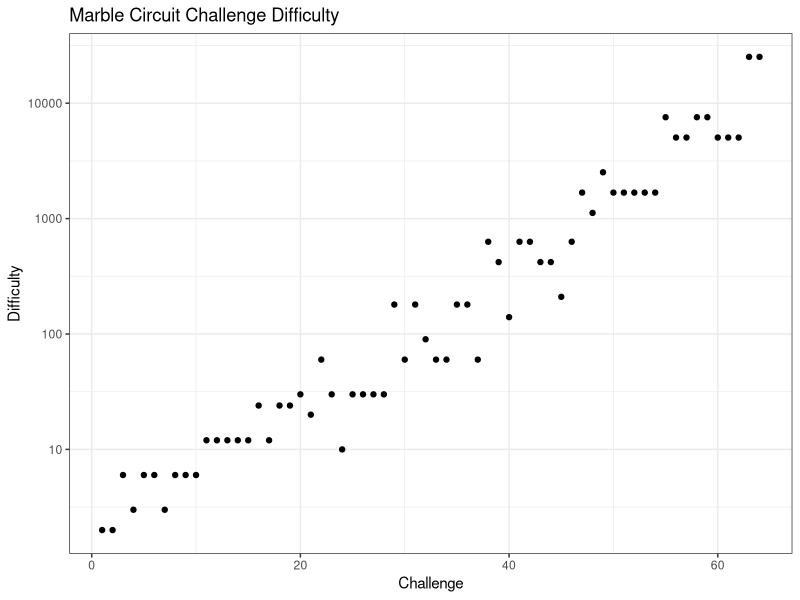

The R script that drew this image:
library("tidyverse")

# Manually make changes

d = read_csv("data/cards.csv",
             col_types = cols(
               title = col_character(),
               n1 = col_integer(),
               n2 = col_integer(),
               n3 = col_integer(),
               n4 = col_integer(),
               n5 = col_integer(),
               slot1 = col_character(),
               slot2 = col_character(),
               slot3 = col_character(),
               slot4 = col_character(),
               slot5 = col_character(),
               slot6 = col_character(),
               slot7 = col_character(),
               slot8 = col_character(),
               slot9 = col_character(),
               slot10 = col_character(),
               file = col_character()
             )) |>
  mutate(type = gsub("[^a-zA-Z]", "", title),
         number = gsub("[^0-9]", "", title),
         number = as.numeric(number)) |>
  arrange(type, number)

slots <- d |>
  select(type, number, starts_with("slot")) |>
  tidyr::pivot_longer(cols = starts_with("slot"), 
                      names_to = "slot",
                      values_to = "color") |>
  mutate(slot = as.numeric(gsub("slot", "", slot))) |>
  arrange(type, number, slot)

targets <- d |>
  select(type, number, n1:n5) |>
  tidyr::pivot_longer(cols = n1:n5, 
                      names_to = "target",
                      values_to = "count") |>
  mutate(target = as.numeric(gsub("n", "", target))) |>
  arrange(type, number, target)


# Have correct number of marbles in targets
targets |>
  group_by(type, number) |>
  summarize(count = sum(count),
            .groups = "drop") |>
  filter(count != 8)

# Have correct number of each color tile
# count colors
count_colors <- function(colors) {
  data.frame(n_blue = sum(colors == "blue"),
             n_pink = sum(colors == "pink"),
             n_yellow = sum(colors == "yellow"),
             n_orange = sum(colors == "orange"))
}

d |>
  filter(type == "Solution") |>
  group_by(type, number) |>
  do(count_colors(.)) |>
  mutate(correct = 
           n_blue == 3 &
           n_pink == 3 &
           n_yellow == 2 &
           n_orange == 2) |>
  filter(!correct)


# Have correct challenge/solution combination
# targets
targets |>
  pivot_wider(id_cols = c(number, target),
              names_from = type,
              values_from = count) |>
  mutate(diff = Challenge - Solution) |>
  filter(diff != 0)


# slots
slots |>
  pivot_wider(id_cols = c(number, slot),
              names_from = type,
              values_from = color) |>
  filter(Challenge != "blank") |>
  filter(Challenge != Solution)


# Random checks for correct solutions
for (i in 1:64) {
  print(targets |> filter(number == i, type == "Solution"))
  readline("next")
  print(slots |> filter(number == i, type == "Solution"))
  readline("next")
}


permutations <- function(x) {
  x <- na.omit(x)
  factorial(sum(x)) / prod(factorial(x))
}

# Relationship between "difficulty" and challenge number
difficulty <- function(d) {
  data.frame(
    n_missing  = sum(d[3:6]),
    difficulty = permutations(d[3:6])
  )
}

tmp = d |>
  filter(type == "Challenge") |>
  group_by(type, number) |>
  do(count_colors(.)) |>
  mutate(n_blue = 3-n_blue,
         n_pink = 3-n_pink,
         n_orange = 2-n_orange,
         n_yellow = 2-n_yellow) |>
  do(difficulty(.))
  
ggplot(tmp, 
       aes(x = number,
           y = difficulty)) +
  geom_point() +
  scale_y_log10() +
  labs(
    x = "Challenge",
    y = "Difficulty",
    title = "Marble Circuit Challenge Difficulty"
  ) +
  # scale_color_gradient2(low = 'green', mid = 'yellow', high = 'red') + 
  theme_bw()
